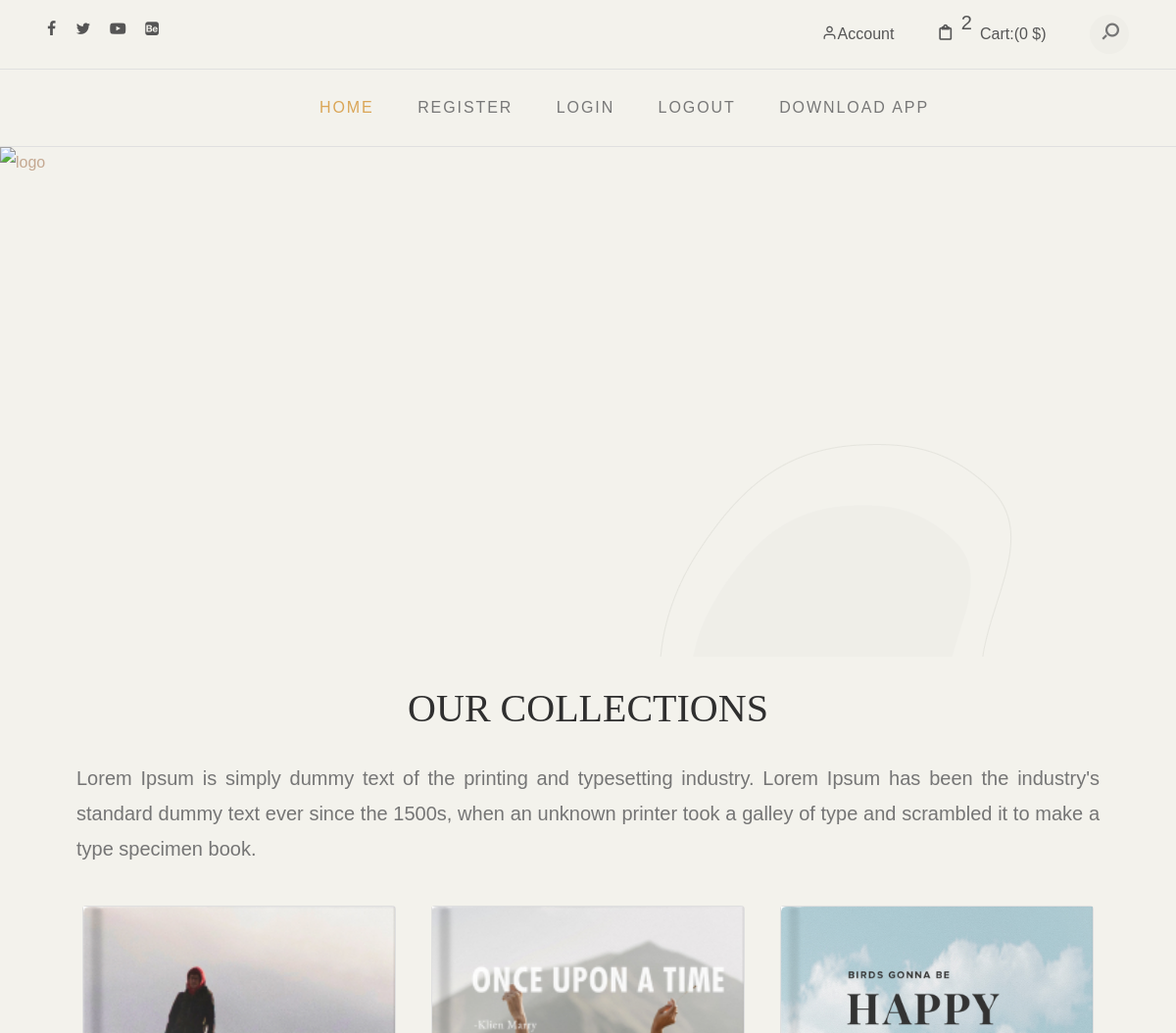
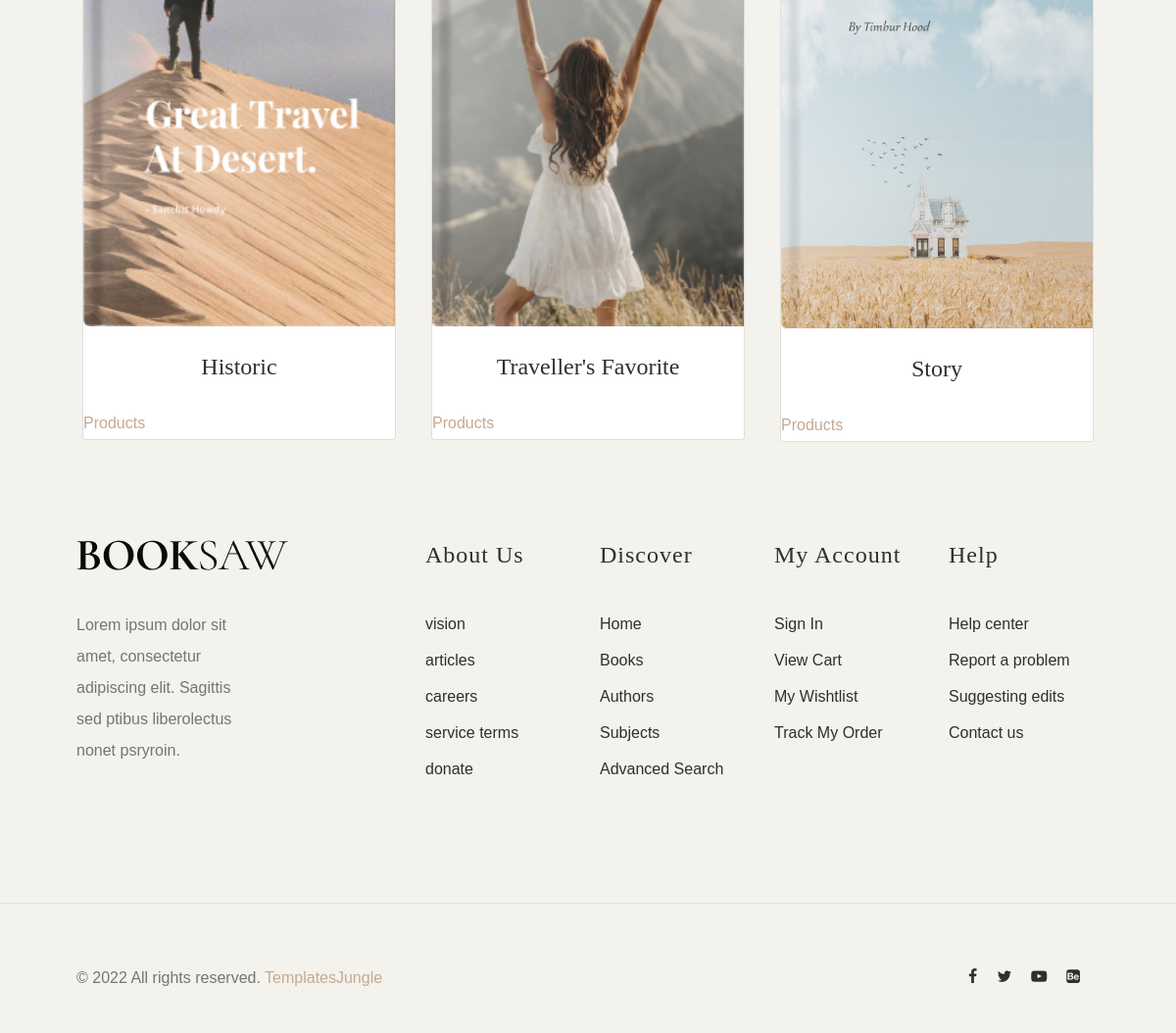
Screenshot of / (signed in) with the database file from the repository (2 pictures, top to bottom).
### shop/models.py (models this page shows, shortened)
class Category(models.Model):
    name = models.CharField(max_length=20)
    description = models.TextField()
    image=models.ImageField(upload_to='image')

### shop/views.py (the view)
# urls.py: path('',views.categories,name="categories"),
def categories(request):
    c = Category.objects.all()
    context = {'cat': c}
    return render(request,'categories.html',context)

### cart/context_processors.py (called while the page is built)
def count_items(request):
    u=request.user
    count =0
    if request.user.is_authenticated:
        try:
             c=Cart.objects.filter(user=u)
             for i in c:
                 count+=i.quantity
        except:
            count=0
    return {'count':count}

### templates/categories.html
<!DOCTYPE html>
{% extends 'base.html' %}
{% load static %}
{% block content %}
<div class="container mt-3" style="margin-bottom:100px;">
    <h1 class="text-center">OUR COLLECTIONS</h1>
    <p style="text-align:justify;line-height:1.8;font-size:20px;">
        Lorem Ipsum is simply dummy text of the printing and typesetting industry. Lorem Ipsum has been the
        industry's standard dummy text ever since the 1500s, when an unknown printer
        took a galley of type and scrambled it to make a type specimen book.
    </p>
    <div class="row">
        {% for i in cat %}
    <div class="col-lg-4 col-md-6">
        <div class="single-latest-news card mx-auto" style="width:20rem;">
            <a href="{% url 'shop:products_by_category' i.id %}"><img src="{{ i.image.url }}" height="200px" width="100%"></a>
            <div class="news-text-box">
                <h2 class="text-center">{{ i.name }}</h2>
                <a href="{% url 'shop:products' %}" class="read-more-btn">Products</a>
            </div>
        </div>
    </div>
{% endfor %}
    </div>
</div>
{% endblock %}

### static/css/style.css (style rules this page uses)
:root { --header-height: 160px; --header-height-min: 80px; }
:root { --accent-color: #C5A992; --secondary-color: #C5A992; --dark-color: #2f2f2f; --light-color: #F3F2EC; --body-text-color: #757575; --light-text-color: #afafaf; --dark-text-color: #2f2f2f; }
:root { --body-font: "Raleway", sans-serif; --heading-font: "Prata", Georgia, serif; --secondary-font: "Playfair Display", Georgia, serif; }
:root, [data-bs-theme=light] { --heading-font: "Prata", Georgia, serif; --heading-font-weight: 400; --heading-color: var(--bs-dark); --heading-line-height: 1.1; --swiper-theme-color: var(--bs-primary); --custom-easing: cubic-bezier(.17, .67, .83, .67); --bs-body-font-family: "Raleway", arial, sans-serif; --bs-body-font-size: 0.9rem; --bs-body-font-weight: 400; --bs-body-line-height: 1.7; --bs-body-color: #333; --bs-body-color-rgb: 51, 51, 51; --bs-primary: #C5A992; --bs-primary-dark: #C5A992; --bs-secondary: #C5A992; --bs-black: #111; --bs-light: #F1F1F0; --bs-dark: #212529; --bs-gray: #949494; --bs-gray-dark: #51565b; --bs-primary-rgb: 169, 128, 115; --bs-secondary-rgb: 253, 238, 233; --bs-black-rgb: 17, 17, 17; --bs-light-rgb: 241, 241, 240; --bs-dark-rgb: 33, 37, 41; --bs-link-color: var(--bs-dark); --bs-link-color-rgb: 17, 17, 17; --bs-link-decoration: underline; --bs-link-hover-color: var(--bs-primary); --bs-link-hover-color-rgb: 169, 128, 115; }
.container, .container-fluid, .container-lg, .container-md, .container-sm, .container-xl, .container-xxl { --bs-gutter-x: 2.5rem; }
h1, h2, h3, h4, h5, h6 { color: var(--heading-color); }
a { text-decoration: none; transition: all 0.3s ease-out; }
.container, .container-fluid, .container-lg, .container-md, .container-sm, .container-xl, .container-xxl { --bs-gutter-x: 3rem; }
*, *::before, *::after { -webkit-box-sizing: border-box; -moz-box-sizing: border-box; box-sizing: border-box; }
html { box-sizing: border-box; }
body { font-family: var(--body-font); font-size: 16px; line-height: 2; color: var(--body-text-color); background-color: var(--light-color); }
a { color: var(--accent-color); transition: 0.3s color ease-out; }
img { display: inline-block; border: 0; max-width: 100%; height: auto; vertical-align: middle; }
h1, .h1, h2, .h2, h3, .h3, h4, .h4, h5, .h5, h6, .h6 { font-family: var(--heading-font); line-height: 1.2; color: var(--dark-color); }
h1, h2, h3 { margin: 25px 0; text-transform: capitalize; }
h1, .h1 { font-size: 2.5em; line-height: 1.4; }
h2, .h2 { font-size: 1.5em; line-height: 1.4; }
p { margin: 0 0 20px 0; }
::placeholder { color: #999; }
.container::after, .row::after, .clearfix::after { display: block; clear: both; content: ""; }
.text-center { text-align: center; }
pre, blockquote, dl, figure, table, p, ul, ol, form { margin-bottom: 2.5rem; }

### rows the page displays
Category: image (picture), name "Historic"
Category: image (picture), name "Traveller's Favorite"
Category: image (picture), name "Story"

### other values shown
{{ count }} "2"
